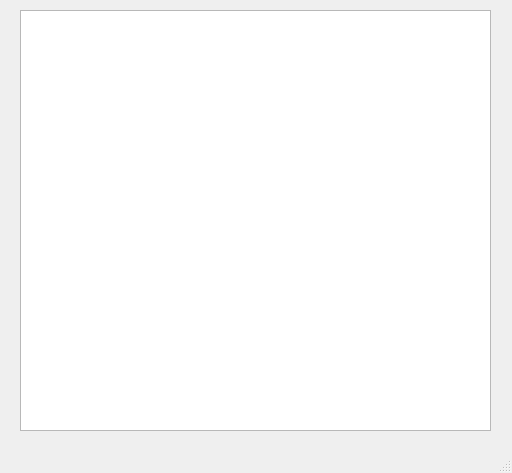
<?xml version="1.0" encoding="UTF-8"?>
<ui version="4.0">
 <class>MainWindow</class>
 <widget class="QMainWindow" name="MainWindow">
  <property name="geometry">
   <rect>
    <x>0</x>
    <y>0</y>
    <width>512</width>
    <height>473</height>
   </rect>
  </property>
  <property name="windowTitle">
   <string>MainWindow</string>
  </property>
  <widget class="QWidget" name="centralwidget">
   <widget class="QTableWidget" name="tableWidget">
    <property name="geometry">
     <rect>
      <x>20</x>
      <y>10</y>
      <width>471</width>
      <height>421</height>
     </rect>
    </property>
   </widget>
  </widget>
  <widget class="QMenuBar" name="menubar">
   <property name="geometry">
    <rect>
     <x>0</x>
     <y>0</y>
     <width>512</width>
     <height>21</height>
    </rect>
   </property>
  </widget>
  <widget class="QStatusBar" name="statusbar"/>
 </widget>
 <resources/>
 <connections/>
</ui>
